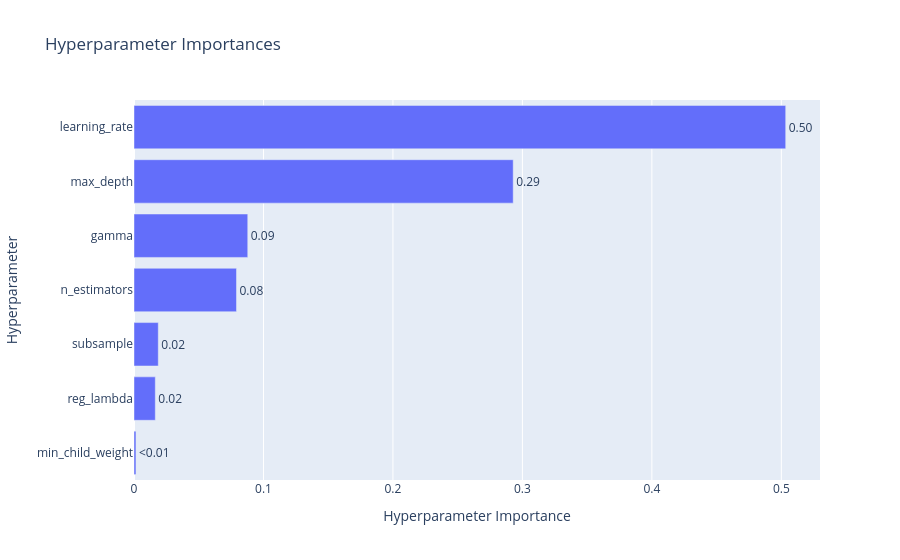

Notebook code cell kept with this figure:
### Code cell
fig_importance

### Figure 1 — Plotly figure (JSON) as saved in the notebook; plotly's stock layout.template omitted (floating-point values rounded to 4 significant figures)
{"data": [{"cliponaxis": false, "hovertemplate": ["min_child_weight (IntDistribution): 0.0015025146473652527<extra></extra>", "reg_lambda (FloatDistribution): 0.016457063434859875<extra></extra>", "subsample (FloatDistribution): 0.01874875255732354<extra></extra>", "n_estimators (IntDistribution): 0.07916446528028494<extra></extra>", "gamma (FloatDistribution): 0.08786615461809229<extra></extra>", "max_depth (IntDistribution): 0.2928928416968354<extra></extra>", "learning_rate (FloatDistribution): 0.5033682077652387<extra></extra>"], "name": "Objective Value", "orientation": "h", "text": ["<0.01", "0.02", "0.02", "0.08", "0.09", "0.29", "0.50"], "textposition": "outside", "type": "bar", "x": [0.001503, 0.01646, 0.01875, 0.07916, 0.08787, 0.2929, 0.5034], "y": ["min_child_weight", "reg_lambda", "subsample", "n_estimators", "gamma", "max_depth", "learning_rate"]}], "layout": {"title": {"text": "Hyperparameter Importances"}, "xaxis": {"title": {"text": "Hyperparameter Importance"}}, "yaxis": {"title": {"text": "Hyperparameter"}}}}
